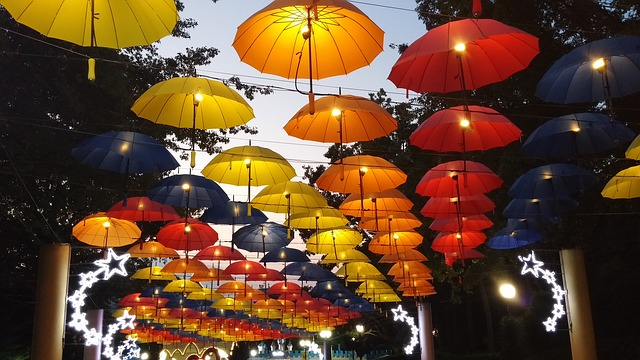
#> input picture umbrellas.jpg, 640 x 360 px
$ python vaje_1_py.py
#> lines starting #> are read from the running program, lines starting #| are printed output that depends on the picture; after the words box and inside, x2 and y2 are one past the last pixel; in counts of white or black regions, pixels touching at a corner belong together
#%%
import cv2
import numpy as np
# %matplotlib inline
# matplotlib.use('TkAgg')
import matplotlib.pyplot as plt
from matplotlib import colors, patches

plt.rcParams['figure.figsize'] = (12, 6)
#%%
# 1. Obdelava slik
#%%
# 1a) Preberite sliko iz datoteke umbrellas.jpg z uporabo knjižnice OpenCV
# (cv2.imread()) in jo prikažite z uporabo knjižnice MatPlotLib (plt.imshow()).
# Knjižnica OpenCV slike privzeto naloži v formatu BGR, zato jih moramo pred
# # prikazom pretvoriti z ukazom cv2.cvtColor(image, cv2.COLOR_BGR2RGB).
#%%
ime_slike = 'umbrellas.jpg'
im = cv2.imread(ime_slike)
#> im is the input picture: shape (360, 640, 3); mean B, G, R 47.4, 72.9, 105.2
im = cv2.cvtColor(im, cv2.COLOR_BGR2RGB)
print(f'{im.shape=}')  # slika je shranjena kot visina x sirina x kanali = h x w x 3, ker so kanali RGB
#| im.shape=(360, 640, 3)
print(f'{im.dtype=}')
#| im.dtype=dtype('uint8')

plt.clf()
plt.imshow(im)
plt.title('1a) Slika')
plt.show()
#%%
# 1b) Spremenite barvno sliko v sivinsko tako, da povprečite kanale in sliko zopet prikažite.
# Bodite pozorni na tip matrike, slika se namreč prebere v matriko tipa uint8, kjer
# element lahko zavzame samo vrednosti od 0 do 255. Računanje s takimi tipi je lahko
# problematično (npr. pri seštevanju pride do preliva, rezultat pa je napačen), zato
# matriko pred računanjem spremenite v drug tip, npr. np.float32. To lahko naredimo z
# # ukazom im = im.astype(np.float32)
#%%
im = im.astype(np.float32)
for i in range(im.shape[0]):
    for j in range(im.shape[1]):
        pixel_value = im[i, j]
        siva = (pixel_value[0] + pixel_value[1] + pixel_value[2]) / 3
        im[i, j] = siva

im = im.astype(np.uint8)

# ali im = np.mean(im, axis=2)

plt.clf()
plt.imshow(im, cmap='gray')
plt.title('1b) Sivinska slika')
plt.show()
#%%
# 1c) Izrežite pravokotno regijo iz slike in jo izrišite kot novo sliko (lahko z uporabo
# plt.subplot()). Pravokotno regijo lahko določite s sintakso im[top:bottom,
# left:right, :]. Isto regijo v originalni sliki označite tako, da modri kanal postavite
# na nič.
#%%
print(f'{im.shape=}')
#| im.shape=(360, 640, 3)
cut = im[200:360, 480:640, :]  # im[top:bottom, left:right, :]
plt.subplot(1, 2, 1)  # leva - plt.subplot(nrows, ncols, index)
plt.imshow(im, cmap="gray")
plt.title('1c) Original')
plt.subplot(1, 2, 2)  # desna
plt.imshow(cut, cmap="gray")
plt.title('1c) Izrezek')
plt.show()
#%%
# 1d) Izrišite sivinsko sliko, kjer del sivinske verzije slike negirate. Razmislite, kako deluje
# negacija slike, če je ta zapisana v različnih podatkovnih tipih (uint8, float, int16).
#%%
im2 = im.copy()
cut = 255 - im2[200:360, 480:640]
im2[200:360, 480:640] = cut
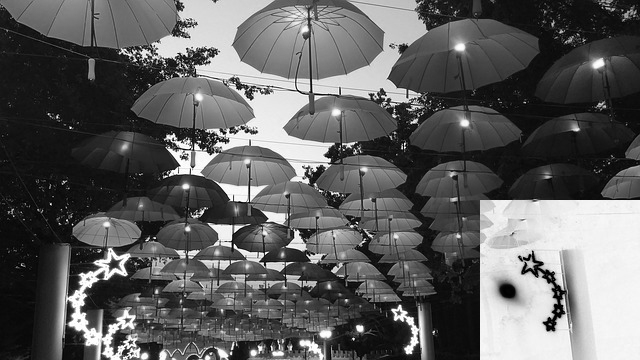
#> im2: shape (360, 640, 3); min 0, max 255, mean 95.1

plt.subplot(1, 2, 1)
plt.imshow(im2, cmap="gray")
plt.title('1d) Slika z negiranim izrezkom')
plt.subplot(1, 2, 2)
plt.imshow(cut, cmap="gray")
plt.title('1d) Negiran izrezek')
plt.show()
#%%
# 1e) Izrišite upragovano binarno sliko, v kateri vrednost 1 označuje elemente, ki imajo v
# izhodiščni sliki sivinski nivo večji od 150 in spremenite barvno lestvico v črnobelo.
#%%
im3 = (im > 150).astype(float)
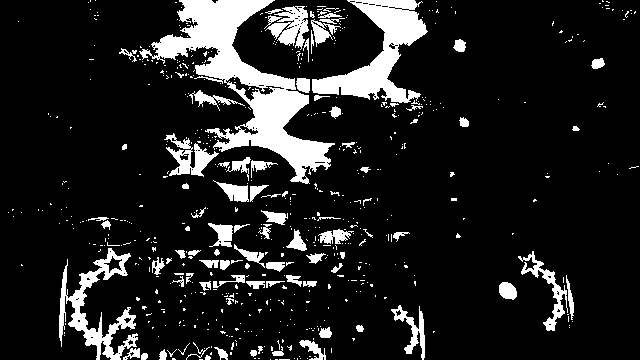
#> im3: shape (360, 640, 3) float64; values 0 (black) and 1 (white), 12.9% white; 607 white regions (515 under 20 px), largest, box (x1, y1, x2, y2) and area: (139, 0, 335, 184) 10069, (312, 0, 428, 103) 4645, (59, 248, 138, 360) 2655

plt.subplot(1, 2, 1)
plt.imshow(im, cmap="gray")
plt.title("1e) Sivinska slika")
plt.subplot(1, 2, 2)
plt.imshow(im3, cmap="gray")
plt.title("1e) Binarna s pragom 150")
plt.show()
#%%
# 2. Kamera
#%%
# 2a) Kockasta škatla z velikostjo stranice 10cm z majhno odprtino na prednji strani deluje
# kot kamera z luknjico. Usmerimo jo proti drevesu, ki je od kamere oddaljeno 14m.
# Kako velika je slika drevesa, ki nastane na zadnji strani škatle, če je drevo visoko 5m?
#
# X=500cm, Z=1400cm, f=10cm
# x= X*f/Z
# x= 500*10/1400 = 3.57cm

#%%
p = [500, 0, 1400]
f = 10
proj_fn = lambda f, p: (-f * p[0] / p[2], -f * p[1] / p[2])
print("2a) Projekcija drevesa:", proj_fn(f, p))
#%%
# 2b) Z enako kamero, kot v prejšnji nalogi, opazujemo avtomobil, širok 2.5m, ki je na
# začetku od kamere oddaljen 10m, nato pa se z enakomernim pospeškom 0.5 m/s^2
# oddaljuje od kamere. S pomočjo python skripte in knjižnice MatPlotLib narišite graf,
# kako se širina slike avtomobila spreminja s časom. Izračunajte vrednosti za prvih 30s v
# intervalu 10 meritev na sekundo. Za izris grafa uporabite funkcijo plt.plot().
#
# f = 10cm = 0.1m
# Y = 5.5m
# Z0 = 10m
# a = 0.5 m/s^2
#%%
f = 0.1
Y = 2.5
Z0 = 10
a = 0.5

t = np.linspace(0, 30, 30 * 10)
Z = Z0 + 0.5 * a * t ** 2
y = f * Y / Z

# Izris grafa
plt.figure()
plt.plot(t, y)
plt.title("2b) Širina slike avtomobila v odvisnosti od časa")
plt.grid(True)
plt.show()
#> figure, not shown here; curve peaks at x = 0, y = 0.025
#%%
# 2c) Zakaj se kamere z luknjico uporabljajo bolj kot teoretičen model in ne tudi v praksi?
# Naštejte prednosti in slabosti kamer z lečami. (https://ksimek.github.io/2013/08/13/intrinsic/)
#%%
# Kamera z luknjico se uporablja kot teoretičen model, ker omogoča poenostavljeno razlago delovanja kamere brez vpliva kompleksne optike. Takšna kamera temelji na idealnem principu perspektivne projekcije, kjer svetloba skozi majhno odprtino projicira sliko na ravno površino. Model je matematično enostaven in zato zelo uporaben za razumevanje osnovnih načel računalniškega vida in geometrije kamere. V praksi pa bi bila uporaba kamere z luknjico neprimerna, saj bi zaradi zelo majhne odprtine na senzor prišlo premalo svetlobe, kar bi zahtevalo dolge čase osvetlitve. Poleg tega bi se pri premajhnih odprtinah pojavili učinki difrakcije, ki bi povzročili zameglitev slike, zato takšna kamera ne omogoča dovolj kakovostne slike za večino praktičnih namenov.
#
# Kamera z lečo te težave odpravlja, saj omogoča zbiranje večje količine svetlobe in posledično krajše čase osvetlitve. Leče omogočajo tudi nastavitev fokusa, kar pomeni, da lahko kamera ostri predmete na različnih razdaljah. Poleg tega je slika zaradi uporabe leč ostrejša in omogoča nadzor nad goriščno razdaljo, kar omogoča zumiranje in različne perspektive. Vendar imajo kamere z lečami tudi slabosti. Zaradi optičnih lastnosti leč lahko pride do različnih popačenj slike, kot so sferične in kromatične aberacije. Za natančne meritve je treba kamero kalibrirati, da se določijo parametri leče in odpravi vpliv popačenj. Izdelava takšnih kamer je bolj kompleksna in dražja v primerjavi s preprosto kamero z luknjico, poleg tega pa so bolj občutljive na mehanske premike, ki lahko vplivajo na kakovost slike.
#%%
# 2d) S kamero z goriščno razdaljo f = 60 mm posnamemo sliko vertikalnega valja, ki je od
# kamere oddaljen 95m. Določi višino valja, če v digitalizirani obliki slika valja po višini
# zavzame 200 slikovnih elementov. Ločljivost tipala je 2500 DPI.
#%%
f = 60
Z = 95000
dpi = 2500
pixels = 200

dots_per_mm = dpi / 25.4
y = pixels / dots_per_mm
Y = y * Z / f  # mm
print(f"2d) Višina valja: {Y / 1000:.3f} m")
#%%
# 3. Histogrami
#%%
# 3a) Določite histogram za podano sliko (v obliki tabele in z grafično predstavitvijo).
#%%
# vrednost 0-7 => 3-bitna slika
bins = np.zeros(8)
I = np.array([
    [5, 3, 2, 7, 1],
    [7, 1, 0, 0, 0],
    [4, 5, 7, 1, 1],
    [1, 3, 2, 1, 1],
    [5, 3, 1, 6, 3]
])
for i in range(I.shape[0]):
    for j in range(I.shape[1]):
        b = I[i, j]
        bins[b] += 1

print(bins)
x = np.arange(len(bins))
plt.bar(x, bins)
plt.grid(True)
plt.title("3a) Histogram slike")
plt.show()
#> figure, not shown here; tallest bar 8 high, from x = 0.6 to 1.4
#%%
# 3b) Na podlagi izračunanega histograma določite kumulativni histogram slike.
#%%
cumsum = np.zeros(8)
sum = 0
for i, b in enumerate(bins):
    sum += b
    cumsum[i] += sum

# ali cumsum = np.cumsum(bins)

print(cumsum)
x = np.arange(len(cumsum))
plt.bar(x, cumsum)
plt.grid(True)
plt.title("3b) Kumulativni histogram")
plt.show()
#> figure, not shown here; tallest bar 25 high, from x = 6.6 to 7.4
#%%
# 3c) Kakšen bi bil histogram, če bi bila slika 4-bitna?
#%%
# 4 bitna slika: 2^4 = 16 moznih vrednosti, damo jih v 8 košev
bins = np.zeros(16)
for i in range(I.shape[0]):
    for j in range(I.shape[1]):
        b = I[i, j]
        bins[b] += 1

print(bins)
x = np.arange(len(bins))
plt.bar(x, bins)
plt.grid(True)
plt.title("3c) Histogram 4-bitne slike")
plt.show()
#> figure, not shown here; tallest bar 8 high, from x = 0.6 to 1.4
#%%
# 3d) Računanje histograma je v numpy implementirano v okviru funkcije np.histogram().
# Naložite sliko umbrellas.jpg in jo spremenite v sivinsko. Uporabite funkcijo
# np.histogram, da dobite histogram slike in ga prikažite s funkcijo plt.bar(). Privzeto
# funkcija np.histogram uporabi 10 košev, zato nastavite vrednost parametra bins=8,
# kar ustreza vrednostim v vaši sliki. Ločeno izrišite še histogram iz prejšnje točke. To
# lahko naredite s parametrom range v funkciji np.histogram.
#%%
im = cv2.imread('umbrellas.jpg')
im = cv2.cvtColor(im, cv2.COLOR_BGR2RGB)
im_gray = np.mean(im, axis=2)
hist_umbrellas, bin_edges_umbrellas = np.histogram(im_gray, bins=8, range=(0, 8))
#> hist_umbrellas = [14, 70, 96, 92, 106, 138, 185, 445]; bin_edges_umbrellas = [0, 1, 2, 3, 4, 5, 6, 7, 8]

# Histogram iz prejšnje naloge
I_example = np.array([
    [5, 3, 2, 7, 1],
    [7, 1, 0, 0, 0],
    [4, 5, 7, 1, 1],
    [1, 3, 2, 1, 1],
    [5, 3, 1, 6, 3]
])
hist_example, bin_edges_example = np.histogram(I_example, bins=8, range=(0, 8))

plt.subplot(1, 2, 1)
x = np.arange(len(hist_umbrellas))
#> x = [0, 1, 2, 3, 4, 5, 6, 7]
plt.bar(x, hist_umbrellas)
plt.title("3d) Histogram sivinske slike umbrellas.jpg")
plt.grid(True)

plt.subplot(1, 2, 2)
x2 = np.arange(len(hist_example))
plt.bar(x2, hist_example)
plt.title("3d) Histogram slike iz prejšne naloge")
plt.grid(True)
plt.tight_layout()
plt.show()
#> figure, not shown here; panel 1: tallest bar 445 high, from x = 6.6 to 7.4; panel 2: tallest bar 8 high, from x = 0.6 to 1.4
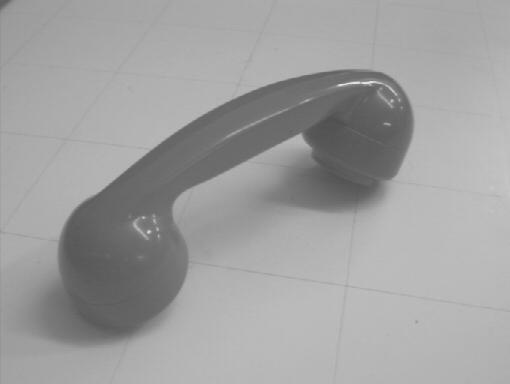
#> input picture phone.jpg, 510 x 384 px
#> further down, im is the input picture: shape (384, 510, 3); min 79, max 234, mean 159.4
#%%
# 3e) Implementirajte funkcijo histogram_stretch(), ki vhodno sliko popravi tako, da
# njene vrednosti raztegne preko celotnega spektra sivinskih nivojev. Za okvirni potek
# algoritma se zgledujte po prosojnicah s predavanj. Ker funkcija izvede enako operacijo
# na vseh slikovnih elementih slike, implementirajte celotno funkcijo brez zank z
# uporabo matričnih operacij.
# Namig: Za vhodno sliko lahko določite najvišjo vmax in najnižjo vmin sivinsko vrednost
# z np.max(I) in np.min(I).
# Pomembno: Pri nalogi ni dovoljena uporaba integriranih funkcij, izračun novih
# vrednosti morate implementirati sami.
# Za preizkus funkcije preberite z diska datoteko phone.jpg (ki je že sivinska slika) in
# zanjo izrišite histogram z 256 celicami. S histograma lahko opazite, da najnižja in
# najvišja sivinska vrednost v sliki nista 0 in 255. Nato na sliki opravite razteg
# histograma ter prikažite rezultat v obliki slike in njenega histograma (histogrami naj
# vsebujejo 256 celic).
#%%
def histogram_stretch(I):
    I = I.astype(np.float32)
    vmin = np.min(I)
#> vmin = 79
    vmax = np.max(I)
#> vmax = 234
    I_stretched = (I - vmin) / (vmax - vmin) * 255.0
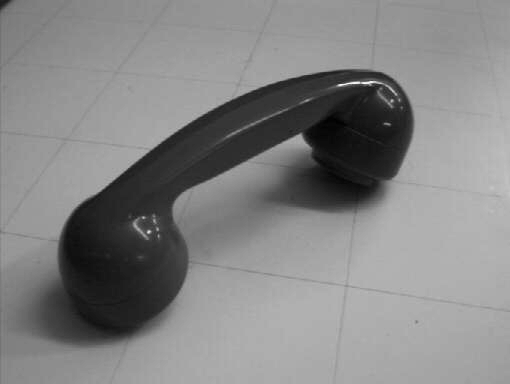
#> I_stretched: shape (384, 510, 3) float32; min 0, max 255, mean 132.3
    return np.clip(I_stretched, 0, 255).astype(np.uint8)


im = cv2.imread('phone.jpg')
im = cv2.cvtColor(im, cv2.COLOR_BGR2RGB)
im_stretched = histogram_stretch(im)

hist_orig, _ = np.histogram(im, bins=256, range=(0, 256))
#> hist_orig = 256 values, max 30825 at index 186, min 0 at index 0, mean 2295
hist_stretched, _ = np.histogram(im_stretched, bins=256, range=(0, 256))
#> hist_stretched = 256 values, max 30825 at index 176, min 0 at index 2, mean 2295

plt.subplot(1, 2, 1)
plt.imshow(im, cmap='gray')
plt.title("3e) Originalna sivinska slika")
plt.subplot(1, 2, 2)
plt.bar(np.arange(256), hist_orig)
plt.title("3e) Histogram originalne slike")
plt.show()
#> figure, not shown here; panel 2: tallest bar 30825 high, from x = 185.6 to 186.4

plt.subplot(1, 2, 1)
plt.imshow(im_stretched, cmap='gray')
plt.title("3e) Raztegnjena sivinska slika")
plt.subplot(1, 2, 2)
plt.bar(np.arange(256), hist_stretched)
plt.title("3e) Histogram raztegnjene slike")
plt.show()
#> figure, not shown here; panel 2: tallest bar 30825 high, from x = 175.6 to 176.4
#%%
# 3f) Upragovanje slike je zelo uporabno pri implementaciji preproste detekcije objektov,
# vendar je določitev praga pogosto problematična. Preizkusite OpenCV funkcijo
# cv2.threshold(), ki zna določiti prag samodejno z uporabo različnih metod, vključno
# z Otsujevo metodo (angl. Otsu’s method), ki temelji na analizi histograma slike.
#%%
im = cv2.imread('phone.jpg', cv2.IMREAD_GRAYSCALE)
#> im: shape (384, 510); min 79, max 234, mean 159.4

#ret1, th1 = cv2.threshold(im, n, 255, cv2.THRESH_BINARY) #Prag je fiksno ročno določen
ret2, th2 = cv2.threshold(im, 0, 255, cv2.THRESH_BINARY + cv2.THRESH_OTSU)  # Prag se samodejno določi s Otsujevo metodo
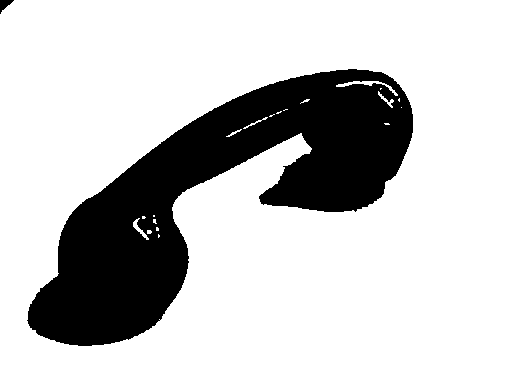
#> th2: shape (384, 510); 78.1% white; 2 black regions, box (x1, y1, x2, y2) and area: (27, 69, 413, 346) 42843, (0, 0, 14, 14) 96
#> ret2 = 140

plt.subplot(1, 2, 1)
plt.imshow(im, cmap='gray')
plt.title("3f) Originalna slika")
plt.axis('off')
plt.subplot(1, 2, 2)
plt.imshow(th2, cmap='gray')
plt.title(f"3f) Otsujev prag {ret2:.0f}")
plt.axis('off')
plt.tight_layout()
plt.show()
#%%
# 3g) Kakšen histogram je idealen za Otsujevo metodo, ali, povedano drugače, na kakšnih
# slikah ta metoda deluje dobro?
# (https://docs.opencv.org/4.x/d7/d4d/tutorial_py_thresholding.html, https://en.wikipedia.org/wiki/Otsu%27s_method)
#%%
# Otsujeva metoda najbolje deluje na slikah, kjer je histogram dvodomni, to pomeni, da ima dva jasno ločena vrhova, ki predstavljata objekt in ozadje. Prag se določi tako, da kar najbolje loči ti dve skupini, s čimer se zmanjša varianca znotraj skupin in poveča razlika med njima. Metoda je še posebej učinkovita pri slikah s kontrastnimi predmeti na ozadju, kjer so temna in svetla področja jasno ločena. Pri slikah z več kot dvema glavnima skupinama ali pri enakomerno porazdeljenih sivinskih vrednostih pa Otsujeva metoda pogosto ne deluje optimalno. Tudi prisoten šum lahko oteži določitev praga, saj zameša vrhove v histogramu.
#%%
# 4. Barvni prostori
#%%
# 4a) Barvo, zapisano v RGB barvnem prostoru z (255, 34, 126) bi radi preslikali v barvni
# prostor HSV. Ročno izvedite postopek preslikave in izračunajte rezultat pretvorbe.
# Rešitev lahko preverite npr. s funckijo matplotlib.colors.rgb_to_hsv(). Pri uporabi
# takšnih funkcij vedno preglejte dokumentacijo, saj so lahko vhodni in izhodni formati
# med implementacijami različni. Kanal H je lahko naprimer zapisan na intervalu [0,
# 100], intervalu [0, 1] ali celo v stopinjah [0, 360].
#%%
R, G, B = 255 / 255, 34 / 255, 126 / 255
Cmax = max(R, G, B)
Cmin = min(R, G, B)
delta = Cmax - Cmin

if delta == 0:
    H = 0
elif Cmax == R:
    H = 60 * (((G - B) / delta) % 6)
elif Cmax == G:
    H = 60 * (((B - R) / delta) + 2)
else:
    H = 60 * (((R - G) / delta) + 4)

S = 0 if Cmax == 0 else delta / Cmax
V = Cmax
H = H / 360

print("4a) Ročno izračunano HSV:", H, S, V)
#%%
rgb = np.array([[[255 / 255, 34 / 255, 126 / 255]]])
hsv = colors.rgb_to_hsv(rgb)
H, S, V = hsv[0][0] * [1, 1, 1]
print("4a) Matplotlib HSV pretvorba:", H, S, V)
#%%
# 4b) Barvo, zapisano v HSV barvnem prostoru z (0.65, 0.7, 0.15) bi radi preslikali v barvni
# prostor RGB. Ročno izvedite postopek preslikave in izračunajte rezultat pretvorbe.
#%%
H, S, V = 0.65, 0.7, 0.15
H_deg = H * 360
C = V * S
X = C * (1 - abs((H_deg / 60) % 2 - 1))
m = V - C

if 0 <= H_deg < 60:
    r1, g1, b1 = C, X, 0
elif 60 <= H_deg < 120:
    r1, g1, b1 = X, C, 0
elif 120 <= H_deg < 180:
    r1, g1, b1 = 0, C, X
elif 180 <= H_deg < 240:
    r1, g1, b1 = 0, X, C
elif 240 <= H_deg < 300:
    r1, g1, b1 = X, 0, C
else:
    r1, g1, b1 = C, 0, X

R = (r1 + m) * 255
G = (g1 + m) * 255
B = (b1 + m) * 255

print("4b) Ročno izračunano RGB:", R, G, B)
#%%
H, S, V = 0.65, 0.7, 0.15
hsv = np.array([[[H, S, V]]])
rgb = colors.hsv_to_rgb(hsv)
rgb_255 = rgb[0][0] * 255
print("4b) Matplotlib RGB pretvorba:", R, G, B)
#%%
# 4c) Izvedite pretvorbo med barvnimi prostori na konkretnem primeru z uporabo OpenCV
# funkcije cv2.cvtColor(). Naložite sliko trucks.jpg ter jo prikažite kot RGB sliko ter
# vsako komponento posebej kot sivinsko sliko. Nato pretvorite prebrano sliko v HSV
# barvni prostor z uporabo funkcije cv2.cvtColor() ter spet prikažite vsako
# komponento posebej kot sivinsko sliko. Potrebno je paziti na pravilno obravnavo tipov
# matrik, saj je RGB slika privzeto shranjena v matriki tipa uint8} (cela števila od 0 do
# 255), slika v barvnem prostoru HSV pa v matriki tipa double (realna števila od 0 do 1).
# Razmislite, kaj pomenijo posamezne sivinske vrednosti v vsakem od kanalov, relativno
# na barve v izhodiščni sliki.
#%%
im = cv2.imread('trucks.jpg')
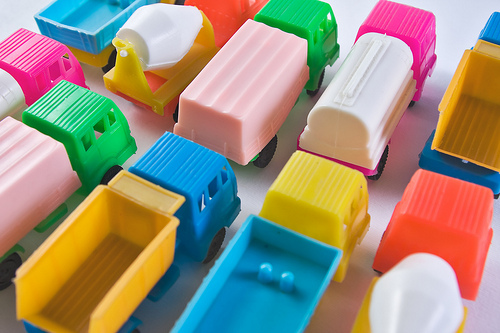
#> input picture trucks.jpg, 500 x 333 px
#> im is the input picture: shape (333, 500, 3); mean B, G, R 124.9, 144.4, 154.9
im = cv2.cvtColor(im, cv2.COLOR_BGR2RGB)

im_hsv = cv2.cvtColor(im, cv2.COLOR_RGB2HSV)
#> im_hsv: shape (333, 500, 3); mean H, S, V 75.5, 144.8, 193.3
im_hsv = im_hsv.astype('float32') / 255.0
#> im_hsv: shape (333, 500, 3) float32; mean H, S, V 0.296, 0.568, 0.758

plt.subplot(3, 3, 7)
plt.imshow(im)
plt.title('4c) RGB slika')
plt.axis('off')

plt.subplot(3, 3, 1)
plt.imshow(im[:, :, 0], cmap='gray')
plt.title('4c) R kanal')
plt.axis('off')

plt.subplot(3, 3, 2)
plt.imshow(im[:, :, 1], cmap='gray')
plt.title('4c) G kanal')
plt.axis('off')

plt.subplot(3, 3, 3)
plt.imshow(im[:, :, 2], cmap='gray')
plt.title('4c) B kanal')
plt.axis('off')

plt.subplot(3, 3, 4)
plt.imshow(im_hsv[:, :, 0], cmap='gray')
plt.title('4c) H kanal')
plt.axis('off')

plt.subplot(3, 3, 5)
plt.imshow(im_hsv[:, :, 1], cmap='gray')
plt.title('4c) S kanal')
plt.axis('off')

plt.subplot(3, 3, 6)
plt.imshow(im_hsv[:, :, 2], cmap='gray')
plt.title('4c) V kanal')
plt.axis('off')

plt.tight_layout()
plt.show()
#%%
# V RGB prostoru sivinske vrednosti predstavljajo količino posamezne barve: svetlejše pomeni več rdeče, zelene ali modre.
# ![RGB kocka](https://www.pngitem.com/pimgs/m/592-5920896_rgb-color-model-cube-hd-png-download.png)
#
# V HSV prostoru pa kanal H določa odtenek (vrsto barve), S nasičenost (živost barve) in V svetlost. Svetlejše vrednosti v S in V pomenijo bolj nasičene in svetlejše barve, kanal H pa označuje, kateri barvni ton prevladuje.
# ![HSV stožec](https://miro.medium.com/v2/resize:fit:1226/1*XL-dmUoE-G3MBEVIG1d1sQ.png)
#%%
# 4d) Različni barvni prostori so koristni tudi za upragovanje. V RGB barvnem prostoru je
# recimo težko na preprost način določiti področja, ki pripadajo določenemu barvnemu
# odtenku. Napišite skripto, ki sliko trucks.jpg upraguje po modrem kanalu za
# vrednost praga 150. Prikažite originalno sliko ter binarno sliko eno ob drugi (uporabite
# plt.subplot().
#%%
modri_kanal = im[:, :, 2]
_, binarna = cv2.threshold(modri_kanal, 150, 255, cv2.THRESH_BINARY)
#> binarna: shape (333, 500); 40.8% white; 77 white regions (60 under 20 px), largest, box (x1, y1, x2, y2) and area: (25, 68, 343, 333) 17924, (301, 0, 500, 170) 14965, (0, 0, 203, 77) 10602

plt.subplot(1, 2, 1)
plt.imshow(im)
plt.title('4d) Originalna slika')
plt.axis('off')

plt.subplot(1, 2, 2)
plt.imshow(binarna, cmap='gray')
plt.title('4d) Upragovana po modrem kanalu')
plt.axis('off')

plt.show()
#%%
# 4e) Za osnovne komponene (rdeča, zelena, modra) se upragovanje poenostavi, če sliko
# preslikamo v normaliziran RGB prostor, kjer je vrednost vsake barve deljena z vsoto
# vrednosti vseh treh komponent (takemu prostoru rečemo tudi normaliziran RGB).
# Napišite kodo, ki modro komponento slike po elementih deli z vsoto soležnih treh
# barvnih komponent (uporabite funkcijo np.sum). Na tako sliko aplicirajte upragovanje
# (ker so normalizirane vrednosti definirane na razponu vrednosti od 0 do 1 je treba prag
# prilagoditi. Eksperimentirajte z vrednostmi okoli 0.5 ter upragovano sliko prikažite.
#%%
im = im.astype('float32')
vsota = np.sum(im, axis=2)
vsota[vsota == 0] = 1
norm_b = im[:, :, 2] / vsota
_, binarna = cv2.threshold(norm_b, 0.45, 1.0, cv2.THRESH_BINARY)
#> binarna: shape (333, 500) float32; values 0 (black) and 1 (white), 15.1% white; 39 white regions (30 under 20 px), largest, box (x1, y1, x2, y2) and area: (174, 215, 340, 333) 11796, (128, 132, 240, 303) 8035, (39, 0, 136, 28) 1582

plt.subplot(1, 2, 1)
plt.imshow(norm_b, cmap='gray')
plt.title('4e) Normalizirana modra komponenta')
plt.axis('off')

plt.subplot(1, 2, 2)
plt.imshow(binarna, cmap='gray')
plt.title('4e) Upragovana slika')
plt.axis('off')

plt.show()
#%%
# 4f) Z uporabo normaliziranih RGB vrednosti sicer lahko določimo regije rdeče, zelene in
# modre barve. Enostavnejši način za določitev barvnih regij pa je uporaba HSV
# barvnega prostora. Dodajte kodo, ki sliko iz RGB barvnega prostora preslika v HSV
# prostor ter upragujte po komponenti odtenka (Hue). Ker zavzema modra barva samo
# del vrednostnega območja, je potrebno sliko upragovati z dvema pragoma. To se
# najhitreje reši kot logična funkcija dveh mask (vsako dobimo z uporabo enega praga).
# Primer: AB = A&B.
#%%
im = cv2.imread('trucks.jpg')
im = cv2.cvtColor(im, cv2.COLOR_BGR2RGB)
im_hsv = cv2.cvtColor(im, cv2.COLOR_RGB2HSV)
im_hsv = im_hsv.astype('float32') / 255.0

H = im_hsv[:, :, 0]

# Pragovi za modro barvo (H v intervalu 0-1)
mask1 = H >= 0.55
#> mask1: shape (333, 500) bool; 17.3% white; 360 white regions (344 under 20 px), largest, box (x1, y1, x2, y2) and area: (296, 0, 446, 251) 8867, (178, 18, 307, 164) 8116, (0, 116, 76, 230) 5071
mask2 = H <= 0.70
#> mask2: shape (333, 500) bool; 99.6% white; black in thin lines or dots
mask_modra = mask1 & mask2
#> mask_modra: shape (333, 500) bool; 16.9% white; 350 white regions (337 under 20 px), largest, box (x1, y1, x2, y2) and area: (296, 0, 446, 250) 8567, (178, 18, 307, 164) 7950, (0, 116, 76, 229) 4990

plt.subplot(1, 2, 1)
plt.imshow(im)
plt.title('4f) Originalna slika')
plt.axis('off')

plt.subplot(1, 2, 2)
plt.imshow(mask_modra, cmap='gray')
plt.title('4f) Upragovana modra (HSV)')
plt.axis('off')
plt.show()
#%%
plt.figure()
plt.imshow(np.meshgrid(np.linspace(0, 1, 255), np.ones((10, 1)))[0], cmap=plt.cm.hsv)
plt.title('4f) Barvni spekter cele komponente odtenka')
plt.show()
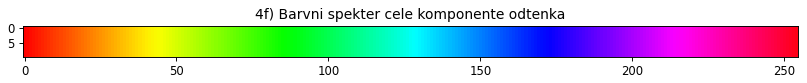
#> figure drawn by matplotlib, 1 panel
#%%
# 4g) Eksperimentirajte z robnimi vrednostmi območja ter optimalno upragovano sliko
# prikažite. Postopek ponovite za poljubno izbrano sliko (sliko si izberite sami, prav tako
# si izberite barvo, ki bi jo radi izluščili iz slike).
#%%
ime_slike = 'fruit.jpg'
im = cv2.imread(ime_slike)
#> (the run stopped early here; a loop or call above may not have finished)
